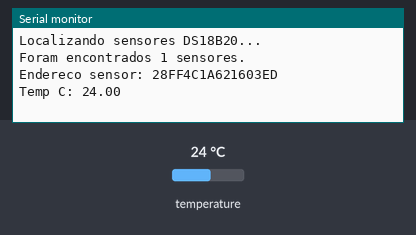
This sketch was run on a simulated Arduino Uno, built with avr-gcc and run on an emulated ATmega328P. Shown: the last lines printed to the serial monitor. The test bench sets the inputs (shaded band); at power-on: temperature 24 °C.

Above: at 1.2 s.
1.3 s: temperature set to 12 °C
At 5.8 s:
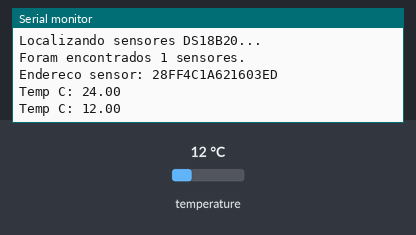
6.1 s: temperature set to 19 °C
At 8.8 s:
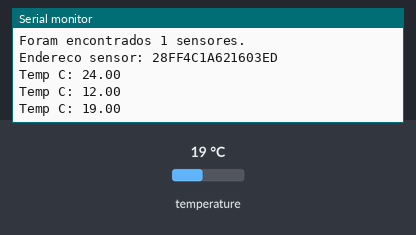
Timing chart, 0 to 10.3 s (numbered marks = the images above; inputs shaded):
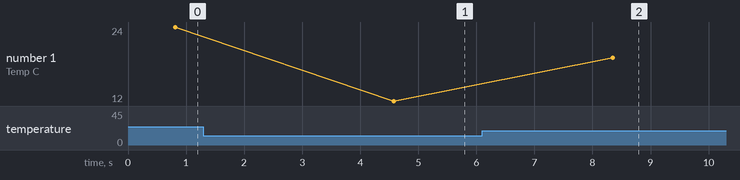

The sketch:

ex1_simples_ds18b20.ino
```cpp
/*
 * Material adaptado por Michael Canesche
 * Tutorial Original: FilipeFlop
 * Objetivo: Temperatura de um sensor DS18B20. (Bom para teste, não precisa do endereço físico)
 */

#include <OneWire.h>
#include <DallasTemperature.h>

// Porta do pino de sinal do DS18B20
#define ONE_WIRE_BUS 2

// Define uma instancia do oneWire para comunicacao com o sensor
OneWire oneWire(ONE_WIRE_BUS);

DallasTemperature sensors(&oneWire);
DeviceAddress sensor1;

void setup(void)
{
  Serial.begin(9600);
  sensors.begin();
  // Localiza e mostra enderecos dos sensores
  Serial.println("Localizando sensores DS18B20...");
  Serial.print("Foram encontrados ");
  Serial.print(sensors.getDeviceCount(), DEC);
  Serial.println(" sensores.");
  if (!sensors.getAddress(sensor1, 0))
     Serial.println("Sensores nao encontrados !");
  // Mostra o endereco do sensor encontrado no barramento
  Serial.print("Endereco sensor: ");
  mostra_endereco_sensor(sensor1);
  Serial.println();
  Serial.println();
}

void mostra_endereco_sensor(DeviceAddress deviceAddress){
  for (uint8_t i = 0; i < 8; i++){
    // Adiciona zeros se necessário
    if (deviceAddress[i] < 16) Serial.print("0");
    Serial.print(deviceAddress[i], HEX);
  }
}

void loop(){
  // Le a informacao do sensor
  sensors.requestTemperatures();
  float tempC = sensors.getTempC(sensor1);
  // Atualiza temperaturas minima e maxima

  // Mostra dados no serial monitor
  Serial.print("Temp C: ");
  Serial.println(tempC);

  delay(3000);
}
```

Measured:
- after the input at 1.3 s, the serial monitor: prints a new line after 3.3 s (image 1)
- after the input at 6.1 s, the serial monitor: prints a new line after 2.2 s (image 2)
- plotted number 1: 24 → 12 after the input at 1.3 s, 12 → 19 after the input at 6.1 s
